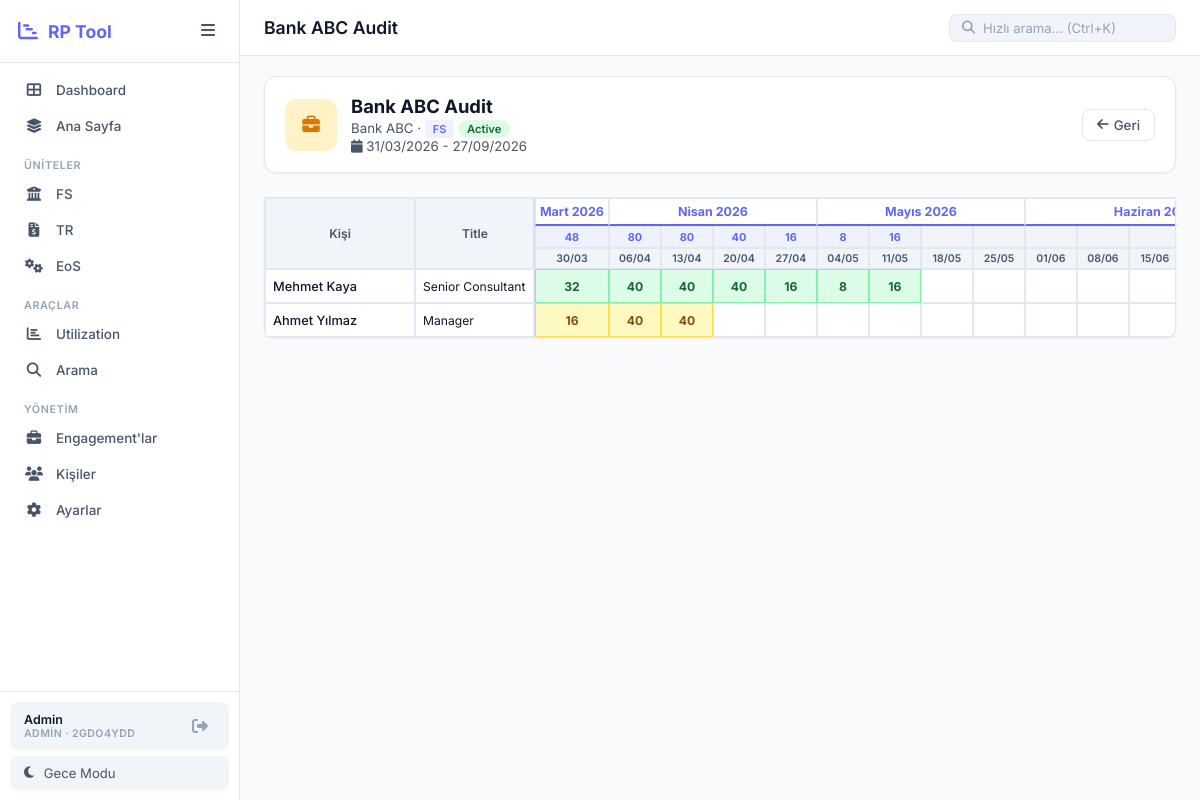
Screenshot of /search/engagement/1 (signed in) with the database file from the repository.
### models.py (models this page shows, shortened)
class Unit(db.Model):
    __tablename__ = 'units'
    id = db.Column(db.Integer, primary_key=True)
    workspace_id = db.Column(db.Integer, db.ForeignKey('workspaces.id'), nullable=False)
    short_name = db.Column(db.String(20), nullable=False)
    long_name = db.Column(db.String(200), nullable=False)
    icon = db.Column(db.String(50), default='fas fa-folder')
    color = db.Column(db.String(20), default='#6366f1')
    sort_order = db.Column(db.Integer, default=0)
    is_active = db.Column(db.Boolean, default=True)
    created_at = db.Column(db.DateTime, default=datetime.utcnow)
    __table_args__ = (
        db.UniqueConstraint('workspace_id', 'short_name', name='unique_ws_unit'),
    )

class User(UserMixin, db.Model):
    __tablename__ = 'users'
    id = db.Column(db.Integer, primary_key=True)
    username = db.Column(db.String(100), unique=True, nullable=False)
    password = db.Column(db.String(200), nullable=False)
    display_name = db.Column(db.String(100), nullable=False)
    email = db.Column(db.String(200), nullable=True)
    role = db.Column(db.String(20), default='user')
    workspace_id = db.Column(db.Integer, db.ForeignKey('workspaces.id'), nullable=False)
    last_login = db.Column(db.DateTime, nullable=True)
    created_at = db.Column(db.DateTime, default=datetime.utcnow)
    def is_admin(self):
        return self.role == 'admin'

class Workspace(db.Model):
    __tablename__ = 'workspaces'
    id = db.Column(db.Integer, primary_key=True)
    name = db.Column(db.String(200), nullable=False)
    code = db.Column(db.String(10), unique=True, nullable=False)
    created_at = db.Column(db.DateTime, default=datetime.utcnow)
    users = db.relationship('User', backref='workspace', lazy=True)
    units = db.relationship('Unit', backref='workspace', lazy=True, cascade='all, delete-orphan')
    titles = db.relationship('Title', backref='workspace', lazy=True, cascade='all, delete-orphan')
    persons = db.relationship('Person', backref='workspace', lazy=True, cascade='all, delete-orphan')
    engagements = db.relationship('Engagement', backref='workspace', lazy=True, cascade='all, delete-orphan')
    settings = db.relationship('AppSettings', backref='workspace', lazy=True, cascade='all, delete-orphan')
    monthly_capacities = db.relationship('MonthlyCapacity', backref='workspace', lazy=True, cascade='all, delete-orphan')

class Engagement(db.Model):
    __tablename__ = 'engagements'
    id = db.Column(db.Integer, primary_key=True)
    workspace_id = db.Column(db.Integer, db.ForeignKey('workspaces.id'), nullable=False)
    name = db.Column(db.String(200), nullable=False)
    client = db.Column(db.String(200), nullable=True)
    category = db.Column(db.String(50), nullable=False, default='FS')
    status = db.Column(db.String(50), default='Active')
    start_date = db.Column(db.Date, nullable=True)
    end_date = db.Column(db.Date, nullable=True)
    created_at = db.Column(db.DateTime, default=datetime.utcnow)
    bookings = db.relationship('Booking', backref='engagement', lazy=True, cascade='all, delete-orphan')

class Person(db.Model):
    __tablename__ = 'persons'
    id = db.Column(db.Integer, primary_key=True)
    workspace_id = db.Column(db.Integer, db.ForeignKey('workspaces.id'), nullable=False)
    name = db.Column(db.String(100), nullable=False)
    title = db.Column(db.String(100), nullable=False)
    email = db.Column(db.String(150), nullable=True)
    is_active = db.Column(db.Boolean, default=True, nullable=False)
    created_at = db.Column(db.DateTime, default=datetime.utcnow)
    departments = db.relationship('PersonDepartment', backref='person', lazy=True, cascade='all, delete-orphan')
    bookings = db.relationship('Booking', backref='person', lazy=True, cascade='all, delete-orphan')

class Booking(db.Model):
    __tablename__ = 'bookings'
    id = db.Column(db.Integer, primary_key=True)
    person_id = db.Column(db.Integer, db.ForeignKey('persons.id'), nullable=False)
    engagement_id = db.Column(db.Integer, db.ForeignKey('engagements.id'), nullable=False)
    week_start = db.Column(db.Date, nullable=False)
    hours = db.Column(db.Float, default=0)
    color = db.Column(db.String(20), default='green')
    note = db.Column(db.String(200), nullable=True)
    created_at = db.Column(db.DateTime, default=datetime.utcnow)
    __table_args__ = (
        db.UniqueConstraint('person_id', 'engagement_id', 'week_start', name='unique_booking'),
    )

### app.py (the view)
@app.route('/search/engagement/<int:engagement_id>')
@login_required
def engagement_detail(engagement_id):
    eng = Engagement.query.filter_by(id=engagement_id, workspace_id=ws_id()).first_or_404()
    weeks = get_ws_weeks()
    bks = Booking.query.filter_by(engagement_id=eng.id).all()
    pb = {}
    for b in bks:
        if b.person_id not in pb:
            pb[b.person_id] = {'person': db.session.get(Person, b.person_id), 'bookings': {}}
        pb[b.person_id]['bookings'][b.week_start] = b
    wt = {w: sum(p['bookings'][w].hours for p in pb.values() if w in p['bookings']) for w in weeks}
    return render_template('engagement_detail.html', engagement=eng, weeks=weeks, person_bookings=pb, weekly_totals=wt)

### app.py (called while the page is built)
@login_manager.user_loader
def load_user(user_id):
    return db.session.get(User, int(user_id))

def ws_id():
    return current_user.workspace_id

def get_month_label(d):
    m = {1: 'Ocak', 2: 'Şubat', 3: 'Mart', 4: 'Nisan', 5: 'Mayıs', 6: 'Haziran',
         7: 'Temmuz', 8: 'Ağustos', 9: 'Eylül', 10: 'Ekim', 11: 'Kasım', 12: 'Aralık'}
    return m.get(d.month, d.strftime('%B'))

def get_active_units():
    if not current_user.is_authenticated:
        return []
    return Unit.query.filter_by(workspace_id=ws_id(), is_active=True).order_by(Unit.sort_order, Unit.short_name).all()

def get_active_titles():
    if not current_user.is_authenticated:
        return []
    return Title.query.filter_by(workspace_id=ws_id(), is_active=True).order_by(Title.sort_order, Title.name).all()

def get_demand_page_name():
    if not current_user.is_authenticated:
        return 'Ana Sayfa'
    name = AppSettings.get(ws_id(), 'demand_page_name', '')
    return name if name else 'Ana Sayfa'

@app.context_processor
def utility_processor():
    try:
        units = get_active_units()
        dpn = get_demand_page_name()
        titles = get_active_titles()
        ws_code = current_user.workspace.code if current_user.is_authenticated else ''
        ws_name = current_user.workspace.name if current_user.is_authenticated else ''
    except Exception:
        units, titles = [], []
        dpn = 'Ana Sayfa'
        ws_code, ws_name = '', ''
    return {
        'get_week_label': get_week_label,
        'get_month_label': get_month_label,
        'active_units': units,
        'active_titles': titles,
        'demand_page_name': dpn,
        'ws_code': ws_code,
        'ws_name': ws_name,
    }

### models.py (called while the page is built)
    @staticmethod
    def get(workspace_id, key, default=''):
        s = AppSettings.query.filter_by(workspace_id=workspace_id, key=key).first()
        return s.value if s else default

### templates/engagement_detail.html (shortened to what this page needs)
{% extends "base.html" %}
{% block page_title %}{{ engagement.name }}{% endblock %}
{% block content %}
<div class="detail-header">
    <div class="detail-avatar eng-avatar"><i class="fas fa-briefcase"></i></div>
    <div class="detail-info">
        <h2>{{ engagement.name }}</h2>
        <p>
            {{ engagement.client }}
            &middot;
            <span class="badge badge-unit">{{ engagement.category }}</span>
            <span class="badge badge-{{ 'success' if engagement.status == 'Active' else 'warning' if engagement.status == 'Pipeline' else 'default' }}">
                {{ engagement.status }}
            </span>
        </p>
        {% if engagement.start_date %}
        <p class="text-muted">
            <i class="fas fa-calendar"></i>
            {{ engagement.start_date.strftime('%d/%m/%Y') }} -
            {{ engagement.end_date.strftime('%d/%m/%Y') if engagement.end_date else 'TBD' }}
        </p>
        {% endif %}
    </div>
    <a href="javascript:history.back()" class="btn btn-ghost"><i class="fas fa-arrow-left"></i> Geri</a>
</div>
<div class="gantt-outer" style="margin-top: 1.5rem;">
    <div class="gantt-table-container">
        <table class="gantt-table">
            <thead>
                <tr class="month-row">
                    <th class="sticky-col col-person-single" rowspan="3">Kişi</th>
                    <th class="sticky-col col-title-single" rowspan="3">Title</th>
                    {% set ns = namespace(cm='') %}
                    {% for w in weeks %}
                        {% set mk = w.strftime('%Y-%m') %}
                        {% if mk != ns.cm %}
                            {% set ns.cm = mk %}
                            {% set cnt = [] %}
                            <th colspan="{{ cnt|length }}" class="month-cell">
                                {{ get_month_label(w) }} {{ w.year }}
                            </th>
                        {% endif %}
                    {% endfor %}
                </tr>
                <tr class="totals-row">
                    {% for w in weeks %}
                    <th class="week-total-cell {% if weekly_totals[w] > 0 %}has-hours{% endif %}">
                        {% if weekly_totals[w] > 0 %}{{ weekly_totals[w]|int }}{% endif %}
                    </th>
                    {% endfor %}
                </tr>
                <tr class="week-header-row">
                    {% for w in weeks %}
                    <th class="week-cell">{{ w.strftime('%d/%m') }}</th>
                    {% endfor %}
                </tr>
            </thead>
            <tbody>
                {% for person_id, pb_data in person_bookings.items() %}
                <tr class="gantt-row">
                    <td class="sticky-col col-person-single">
                        <a href="{{ url_for('person_detail', person_id=pb_data.person.id) }}" class="person-link">
                            {{ pb_data.person.name }}
                        </a>
                    </td>
                    <td class="sticky-col col-title-single">{{ pb_data.person.title }}</td>
                    {% for w in weeks %}
                        {% set b = pb_data.bookings.get(w) %}
                        <td class="gantt-cell {% if b and b.hours > 0 %}booked cell-{{ b.color }}{% endif %}"
                            data-person-id="{{ pb_data.person.id }}"
                            data-engagement-id="{{ engagement.id }}"
                            data-week="{{ w.strftime('%Y-%m-%d') }}"
                            data-hours="{{ b.hours if b else 0 }}"
                            data-color="{{ b.color if b else 'green' }}"
                            {% if current_user.is_admin() %}onclick="openCellEdit(this)"{% endif %}>
                            {% if b and b.hours > 0 %}{{ b.hours|int }}{% endif %}
                        </td>
                    {% endfor %}
                </tr>
                {% endfor %}
            </tbody>
        </table>
    </div>
</div>
{% endblock %}

### templates/base.html (shortened to what this page needs)
<!DOCTYPE html>
<html lang="tr" data-theme="light">
<head>
    <link rel="stylesheet" href="{{ url_for('static', filename='css/style.css') }}">
    <link rel="stylesheet" href="https://cdnjs.cloudflare.com/ajax/libs/font-awesome/6.5.0/css/all.min.css">
</head>
<body>
    <aside class="sidebar" id="sidebar">
        <div class="sidebar-header">
            <div class="logo">
                <i class="fas fa-chart-gantt"></i>
                <span>RP Tool</span>
            </div>
            <button class="sidebar-toggle" onclick="toggleSidebar()">
                <i class="fas fa-bars"></i>
            </button>
        </div>
        <nav class="sidebar-nav">
            <a href="{{ url_for('dashboard') }}" class="nav-item {% if request.endpoint == 'dashboard' %}active{% endif %}">
                <i class="fas fa-th-large"></i>
                <span>Dashboard</span>
            </a>
            <a href="{{ url_for('merge') }}" class="nav-item {% if request.endpoint == 'merge' %}active{% endif %}">
                <i class="fas fa-layer-group"></i>
                <span>{{ demand_page_name }}</span>
            </a>
            {% if active_units %}
            <div class="nav-divider">Üniteler</div>
            {% for unit in active_units %}
            <a href="{{ url_for('unit_view', short_name=unit.short_name) }}"
               class="nav-item {% if request.endpoint == 'unit_view' and request.view_args.get('short_name') == unit.short_name %}active{% endif %}">
                <i class="{{ unit.icon }}"></i>
                <span>{{ unit.short_name }}</span>
            </a>
            {% endfor %}
            {% endif %}
            <div class="nav-divider">Araçlar</div>
            <a href="{{ url_for('utilization') }}" class="nav-item {% if request.endpoint == 'utilization' %}active{% endif %}">
                <i class="fas fa-chart-bar"></i>
                <span>Utilization</span>
            </a>
            <a href="{{ url_for('search') }}" class="nav-item {% if request.endpoint == 'search' %}active{% endif %}">
                <i class="fas fa-search"></i>
                <span>Arama</span>
            </a>
            {% if current_user.is_admin() %}
            <div class="nav-divider">Yönetim</div>
            <a href="{{ url_for('manage_engagements') }}" class="nav-item {% if request.endpoint == 'manage_engagements' %}active{% endif %}">
                <i class="fas fa-briefcase"></i>
                <span>Engagement'lar</span>
            </a>
            <a href="{{ url_for('manage_people') }}" class="nav-item {% if request.endpoint == 'manage_people' %}active{% endif %}">
                <i class="fas fa-users"></i>
                <span>Kişiler</span>
            </a>
            <a href="{{ url_for('admin_settings') }}" class="nav-item {% if request.endpoint == 'admin_settings' %}active{% endif %}">
                <i class="fas fa-gear"></i>
                <span>Ayarlar</span>
            </a>
            {% endif %}
        </nav>
        <div class="sidebar-footer">
            <div class="sidebar-user">
                <div class="sidebar-user-info">
                    <span class="sidebar-user-name">{{ current_user.display_name }}</span>
                    <span class="sidebar-user-role">{{ 'Admin' if current_user.is_admin() else 'User' }} · {{ ws_code }}</span>
                </div>
                <a href="{{ url_for('logout') }}" class="sidebar-logout" title="Çıkış">
                    <i class="fas fa-sign-out-alt"></i>
                </a>
            </div>
            <button class="theme-toggle" onclick="toggleTheme()">
                <i class="fas fa-moon" id="theme-icon"></i>
                <span id="theme-text">Gece Modu</span>
            </button>
        </div>
    </aside>
    <main class="main-content" id="main-content">
        <header class="top-bar">
            <div class="top-bar-left">
                <h1 class="page-title">{% block page_title %}Resource Planner{% endblock %}</h1>
            </div>
            <div class="top-bar-right">
                <div class="search-box-mini">
                    <i class="fas fa-search"></i>
                    <input type="text" placeholder="Hızlı arama... (Ctrl+K)" id="quick-search"
                           onkeydown="if(event.key==='Enter') window.location.href='/search?q='+this.value">
                </div>
            </div>
        </header>
        <div class="content-area">
            {% block content %}{% endblock %}
        </div>
    </main>
</body>
</html>

### rows the page displays
Unit: short_name "FS"
Unit: short_name "TR"
Unit: short_name "EoS"
User: display_name "Admin", role "ADMIN"
Workspace: code "2GDO4YDD"
Engagement: name "Bank ABC Audit", client "Bank ABC", category "FS", status "Active", start_date "31/03/2026", end_date "27/09/2026"
Person: person.name "Mehmet Kaya", person "Senior Consultant"
Booking: hours "32"
Booking: hours "40"
Booking: hours "40"
Booking: hours "40"
Booking: hours "16"
Booking: hours "8"
Booking: hours "16"
Person: person.name "Ahmet Yılmaz", person "Manager"
Booking: hours "16"
Booking: hours "40"
Booking: hours "40"

### other values shown
{{ demand_page_name }} "Ana Sayfa"
{{ get_month_label(w) }} "Mart" "Nisan" "Mayıs" "Haziran"
{{ w.year }} "2026" "2026" "2026"
{{ weekly_totals[w]|int }} "48" "80" "80" "40" "16" "8" "16"
{{ w.strftime('%d/%m') }} "30/03" "06/04" "13/04" "20/04" "27/04" "04/05" "11/05" "18/05" "25/05" "01/06" "08/06" "15/06"
